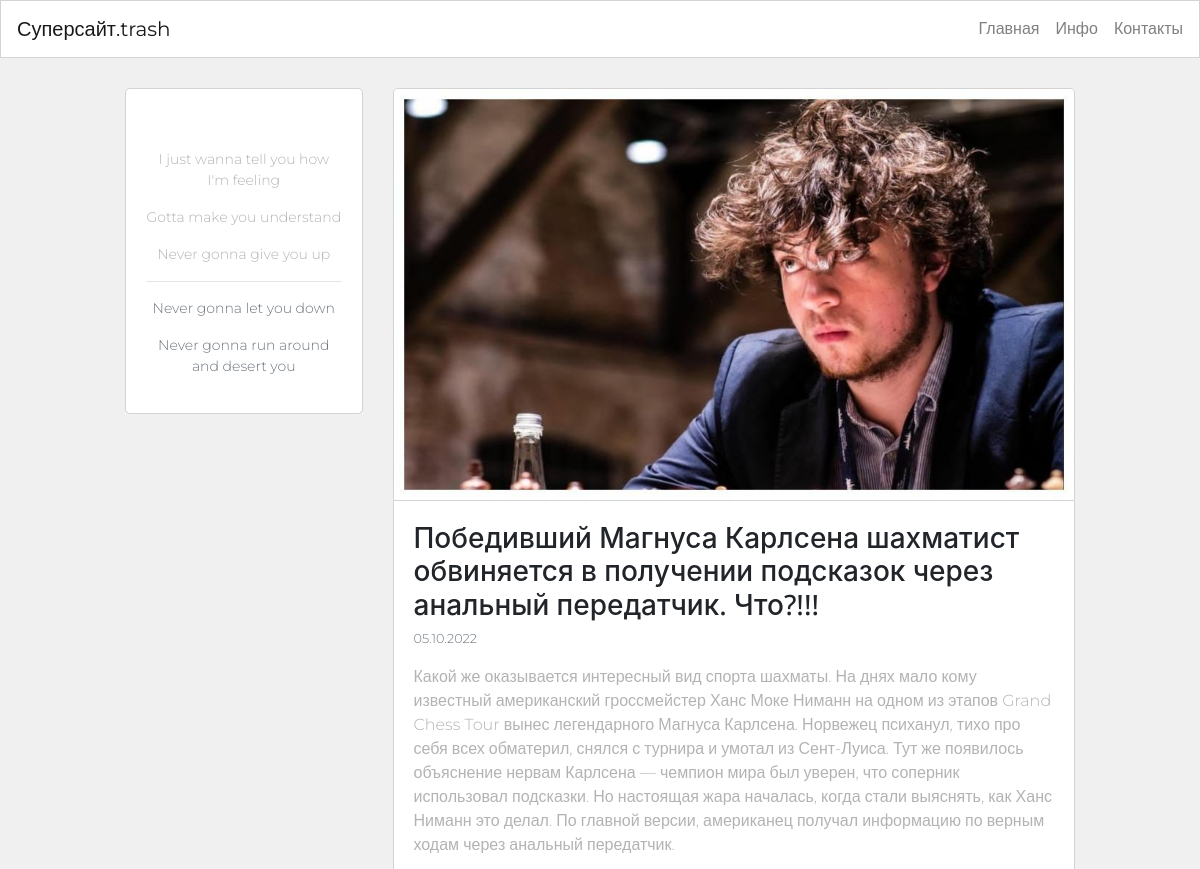
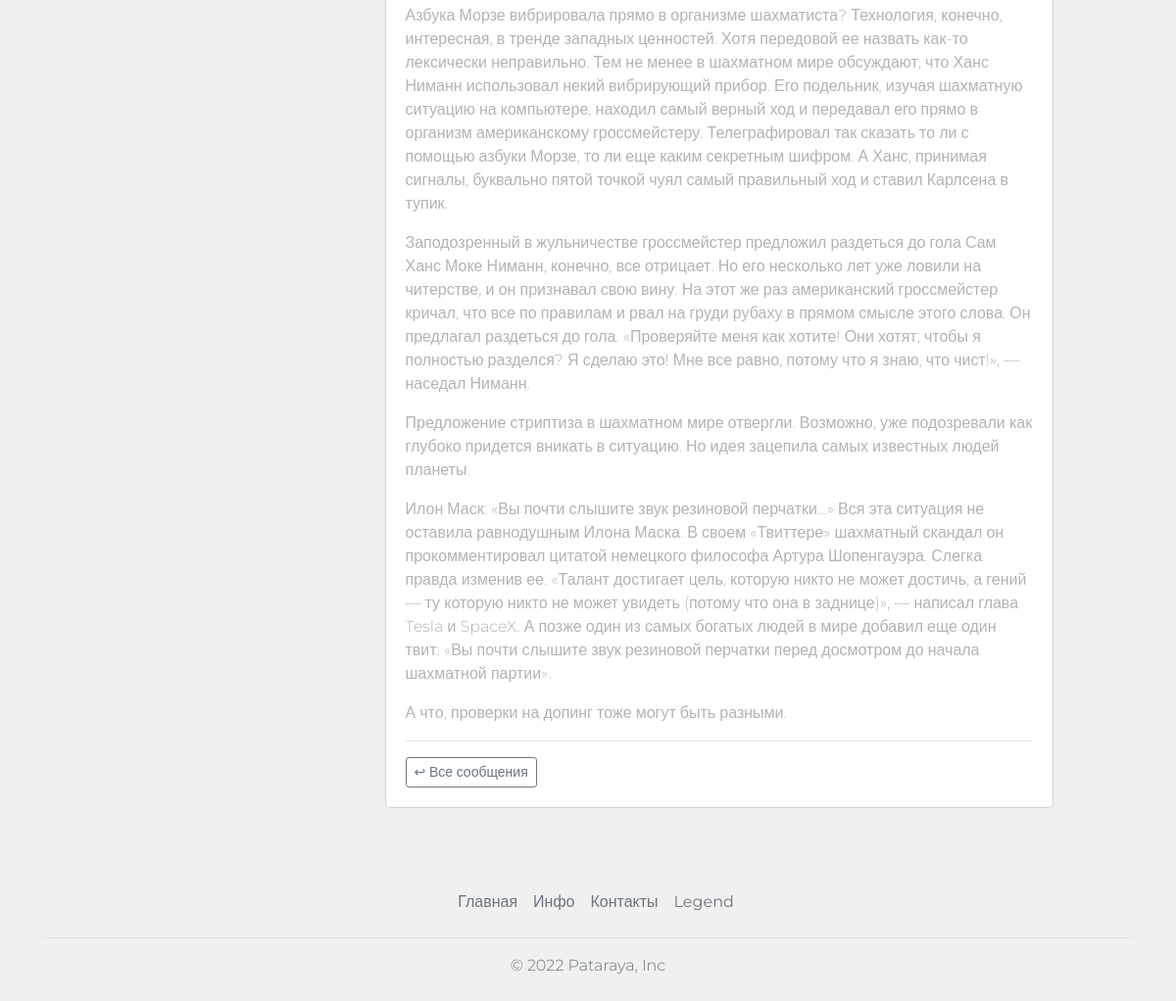
/posts/-w4bmst, run on the app's committed database (2 pictures, top to bottom).
### blog/models.py (models this page shows, shortened)
class Post(db.Model):
    id = db.Column(db.Integer, primary_key=True)
    user_id = db.Column(db.Integer, db.ForeignKey("user.id"), nullable=False)
    created_at = db.Column(db.DateTime, default=datetime.now)
    title = db.Column(db.String(120), nullable=False)
    slug = db.Column(db.String(250))
    description = db.Column(db.String(240))
    body = db.Column(db.Text(), nullable=False)
    image = db.Column(db.String(120))

### blog/routes.py (the view)
@app.route("/posts/<string:post_slug>")
def post_detail(post_slug):
    post_instance = Post.query.filter_by(slug=post_slug).first_or_404()
    return render_template("post_detail.html", post=post_instance)

### blog/templates/post_detail.html (shortened to what this page needs)
{% extends 'base.html' %}
{% block content %}
<div class="container content-container">
    <div class="row no-gutters">
        <div class="col-md-9 order-md-2">
            {% if post.image %}
            <div class="post-image-block">
                <img class="img-fluid post-image" src="{{ url_for('static', filename='img/posts/' + post.image) }}" alt="">
            </div>
            <div class="post-page-block no-border-top">
            {% else %}
            <div class="post-page-block">
            {% endif %}
                <h3>{{ post.title }}</h3>
                <p class="p-small-two text-muted">
                    {{ post.created_at.strftime('%d.%m.%Y') }}
                </p>
                <p>{{ post.body|markdown }}</p>
                <hr>
                <a class="btn btn-sm btn-outline-secondary" href="{{ url_for('homepage') }}">↩ Все сообщения</a>
            </div>
        </div>
        <div class="col-md-3 order-md-1">
            {% include 'about_me_snippet.html' %}
        </div>
    </div>
</div>
{% endblock %}

### blog/static/css/style.css (style rules this page uses)
body { font-family: "Open Sans", -apple-system, BlinkMacSystemFont, "Segoe UI", Roboto, "Helvetica Neue", Arial, "Noto Sans", sans-serif, "Apple Color Emoji", "Segoe UI Emoji", "Segoe UI Symbol", "Noto Color Emoji"; background-color: #fff; height: 200vh; position: relative; }
body:before { content: ""; position: absolute; top: 0; left: 0; right: 0; bottom: 0; background: rgba(0, 0, 0, 0.5); -webkit-transition: .3s all ease; -o-transition: .3s all ease; transition: .3s all ease; opacity: 0; visibility: hidden; z-index: 1; }
p { color: #b3b3b3; font-weight: 300; }
h1, h2, h3, h4, h5, h6, .h1, .h2, .h3, .h4, .h5, .h6 { font-family: "Open Sans", -apple-system, BlinkMacSystemFont, "Segoe UI", Roboto, "Helvetica Neue", Arial, "Noto Sans", sans-serif, "Apple Color Emoji", "Segoe UI Emoji", "Segoe UI Symbol", "Noto Color Emoji"; }
a { -webkit-transition: .3s all ease; -o-transition: .3s all ease; transition: .3s all ease; }
a, a:hover { text-decoration: none !important; }

### blog/static/blog.css (style rules this page uses)
html, body { font-family: 'Montserrat', sans-serif; background-color: #f0f0f0; }
.content-container { max-width: 950px; margin-top: 30px; margin-bottom: 30px; padding: 0px; }
.post-page-block { background-color: #fff; border: 1px solid #d3d3d3; border-radius: 5px; padding: 20px; margin-bottom: 30px; }
.no-border-top { border-top: 0; border-top-left-radius: 0; border-top-right-radius: 0; }
.post-image { border: 1px solid #d3d3d3; border-top-left-radius: 5px; border-top-right-radius: 5px; }
.p-small-two { font-size: 0.800rem; }
@media (min-width: 768px) { .post-page-block { margin-left: 30px; } }
@media (min-width: 768px) { .post-image-block { margin-left: 30px; } }

### data on the page
Post: image (picture), title "Победивший Магнуса Карлсена шахматист обвиняется в получении подсказок через анальный передатчик. Что?!!!", created_at "05.10.2022", body "Какой же оказывается интересный вид спорта шахматы. На днях мало кому известный американский гроссмейстер Ханс Моке Ниманн на одном из этапов Grand Chess Tour вынес легендарного Магнуса Карлсена. Норвежец психанул, тихо про себя всех обматерил, снялся с турнира и умотал из Сент-Луиса. Тут же появилось объяснение нервам Карлсена — чемпион мира был уверен, что соперник использовал подсказки. Но настоящая жара началась, когда стали выяснять, как Ханс Ниманн это делал. По главной версии, американец получал информацию по верным ходам через анальный передатчик. Азбука Морзе вибрировала прямо в организме шахматиста? Технология, конечно, интересная, в тренде западных ценностей. Хотя передовой ее…"
